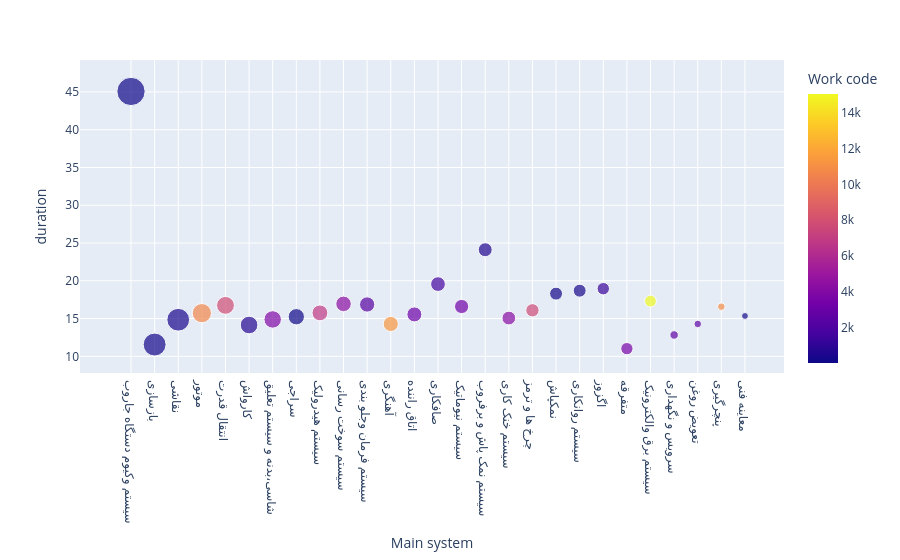

Notebook cell for this chart:
### Code cell
# 1. CLEAN DATA: Convert columns to numeric, forcing errors (strings) to NaN
merged_tamirat_price['prise'] = pd.to_numeric(merged_tamirat_price['prise'], errors='coerce')
merged_tamirat_price['duration'] = pd.to_numeric(merged_tamirat_price['duration'], errors='coerce')

# 2. GROUP: Use standard 'mean' (handles NaN automatically)
df_grouped = merged_tamirat_price.groupby('Main system').agg({
    'duration': 'mean', 
    'prise': 'mean', 
    'Work code': 'count'
}).reset_index().sort_values('prise', ascending=False)

# 3. PLOT
px.scatter(
    df_grouped,
    x='Main system',
    y='duration', 
    size='prise',  # Now guaranteed to be numeric
    color='Work code'
)

### Figure 1 — Plotly figure (JSON) as saved in the notebook; plotly's stock layout.template omitted (floating-point values rounded to 4 significant figures)
{"data": [{"hovertemplate": "Main system=%{x}<br>duration=%{y}<br>prise=%{marker.size}<br>Work code=%{marker.color}<extra></extra>", "legendgroup": "", "marker": {"color": [15, 237, 377, 10632, 7842, 682, 3911, 33, 6813, 4341, 2323, 11339, 3120, 1653, 3251, 642, 4184, 7708, 186, 307, 1288, 3559, 15058, 2634, 2578, 10891, 87], "coloraxis": "coloraxis", "size": [1485000000.0, 974600000.0, 960200000.0, 687200000.0, 592800000.0, 580300000.0, 566200000.0, 493000000.0, 465500000.0, 447800000.0, 431300000.0, 425900000.0, 415800000.0, 403100000.0, 374100000.0, 361800000.0, 351600000.0, 328100000.0, 311900000.0, 310000000.0, 286600000.0, 277900000.0, 258300000.0, 134400000.0, 105700000.0, 104800000.0, 87330000.0], "sizemode": "area", "sizeref": 3713000.0, "symbol": "circle"}, "mode": "markers", "name": "", "orientation": "v", "showlegend": false, "type": "scatter", "x": ["سیستم وکیوم دستگاه جاروب", "بازسازی", "نقاشی", "موتور", "انتقال قدرت", "کارواش", "شاسی،بدنه و سیستم تعلیق", "سراجی", "سیستم هیدرولیک", "سیستم سوخت رسانی", "سیستم فرمان وجلو بندی", "آهنگری", "اتاق راننده", "صافکاری", "سیستم نیوماتیک", "سیستم نمک پاش و برفروب", "سیستم خنک کاری", "چرخ ها و ترمز", "نمکپاش", "سیستم روانکاری", "اگزوز", "متفرقه", "سیستم برق والکترونیک", "سرویس و نگهداری", "تعویض روغن", "پنچرگیری", "معاینه فنی"], "xaxis": "x", "y": [45.07, 11.56, 14.84, 15.72, 16.75, 14.15, 14.89, 15.24, 15.75, 16.95, 16.86, 14.29, 15.55, 19.56, 16.6, 24.11, 15.07, 16.1, 18.3, 18.69, 18.95, 11.02, 17.32, 12.83, 14.29, 16.57, 15.34], "yaxis": "y"}], "layout": {"coloraxis": {"colorbar": {"title": {"text": "Work code"}}, "colorscale": [[0, "#0d0887"], [0.1111, "#46039f"], [0.2222, "#7201a8"], [0.3333, "#9c179e"], [0.4444, "#bd3786"], [0.5556, "#d8576b"], [0.6667, "#ed7953"], [0.7778, "#fb9f3a"], [0.8889, "#fdca26"], [1, "#f0f921"]]}, "legend": {"itemsizing": "constant", "tracegroupgap": 0}, "margin": {"t": 60}, "xaxis": {"anchor": "y", "domain": [0, 1], "title": {"text": "Main system"}}, "yaxis": {"anchor": "x", "domain": [0, 1], "title": {"text": "duration"}}}}
